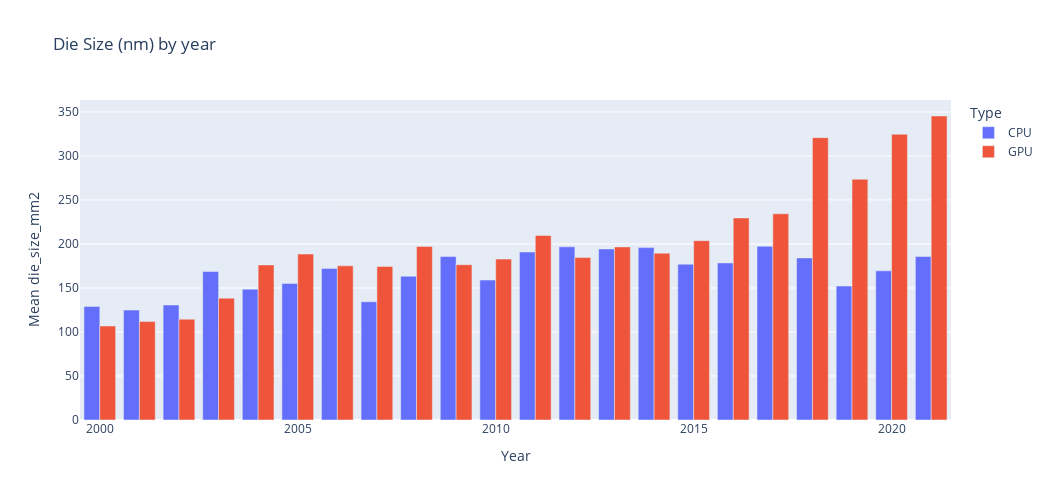

The cell this chart's notebook holds for it:
### Code cell
df_dsize = df.groupby([df.Year, "Type"])["die_size_mm2"].mean().rename("Mean die_size_mm2").to_frame().reset_index()
fig = px.bar(data_frame=df_dsize, y='Mean die_size_mm2', x='Year', color='Type',barmode='group',title= "Die Size (nm) by year", height=500,width=1050)
fig.show()
#GPU Die size has risen considerably in the past few years

### Figure 1 — Plotly figure (JSON) as saved in the notebook; plotly's stock layout.template omitted (floating-point values rounded to 4 significant figures)
{"data": [{"alignmentgroup": "True", "hovertemplate": "Type=CPU<br>Year=%{x}<br>Mean die_size_mm2=%{y}<extra></extra>", "legendgroup": "CPU", "marker": {"color": "#636efa", "pattern": {"shape": ""}}, "name": "CPU", "offsetgroup": "CPU", "orientation": "v", "showlegend": true, "textposition": "auto", "x": [2000, 2001, 2002, 2003, 2004, 2005, 2006, 2007, 2008, 2009, 2010, 2011, 2012, 2013, 2014, 2015, 2016, 2017, 2018, 2019, 2020, 2021], "xaxis": "x", "y": [129.1, 124.9, 130.6, 168.7, 148.7, 155.2, 172.3, 134.4, 163.3, 185.7, 159.0, 190.9, 196.7, 194.3, 195.8, 177.0, 178.5, 197.3, 184.2, 152.2, 169.4, 185.8], "yaxis": "y", "type": "bar"}, {"alignmentgroup": "True", "hovertemplate": "Type=GPU<br>Year=%{x}<br>Mean die_size_mm2=%{y}<extra></extra>", "legendgroup": "GPU", "marker": {"color": "#EF553B", "pattern": {"shape": ""}}, "name": "GPU", "offsetgroup": "GPU", "orientation": "v", "showlegend": true, "textposition": "auto", "x": [2000, 2001, 2002, 2003, 2004, 2005, 2006, 2007, 2008, 2009, 2010, 2011, 2012, 2013, 2014, 2015, 2016, 2017, 2018, 2019, 2020, 2021], "xaxis": "x", "y": [106.8, 111.9, 114.5, 138.5, 176.2, 188.6, 175.1, 174.5, 197.3, 176.4, 182.8, 209.6, 184.6, 196.7, 189.6, 203.8, 229.6, 234.3, 320.8, 273.5, 324.6, 345.4], "yaxis": "y", "type": "bar"}], "layout": {"xaxis": {"anchor": "y", "domain": [0, 1], "title": {"text": "Year"}, "type": "linear", "range": [2000.0, 2022.0], "autorange": true}, "yaxis": {"anchor": "x", "domain": [0, 1], "title": {"text": "Mean die_size_mm2"}, "type": "linear", "range": [0, 363.6], "autorange": true}, "legend": {"title": {"text": "Type"}, "tracegroupgap": 0}, "title": {"text": "Die Size (nm) by year"}, "barmode": "group", "height": 500, "width": 1050}}
